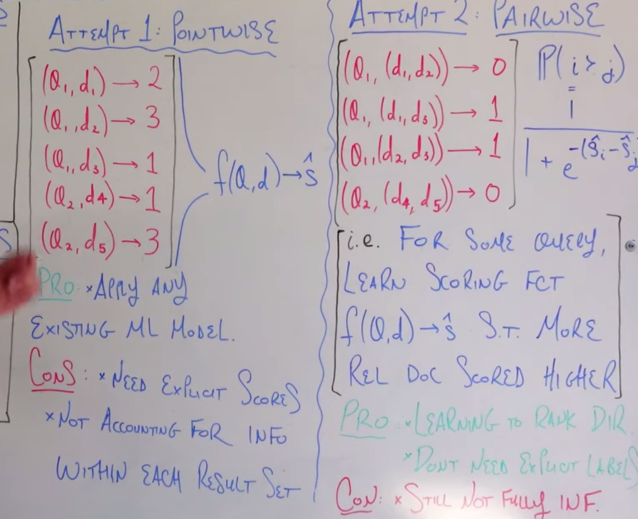
#> input picture learn_to_rank/ltr_rank.png, 1276 x 1038 px, given in place of stadium.png, which was not available (shown at 1/2 size)
$ jupyter execute --allow-errors augmentation.ipynb   (shell and % lines are left out)   (text cells are left out)
#> lines starting #> are read from the running program, lines starting #| are printed output that depends on the picture; pictures that were not available may be replaced by others from this repository, and a replacement may not be noted
[cell 1]
from skimage.exposure import rescale_intensity
import numpy as np
import argparse
import cv2
import matplotlib.pyplot as plt

[cell 2]
def get_image(file_name):

    """Get Image"""
#> called with file_name = '../sources/stadium.png'

    image = cv2.imread('{}'.format(file_name))
#> image is the input picture: shape (1038, 1276, 3); mean B, G, R 181.2, 175, 182.3
    gray_scale = cv2.cvtColor(image, cv2.COLOR_BGR2GRAY)
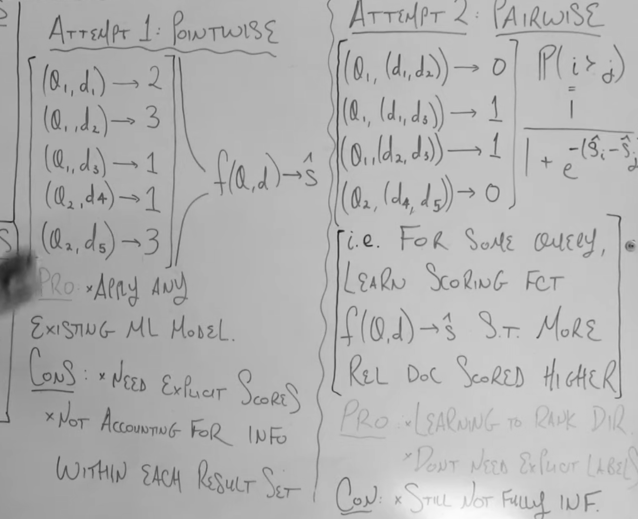
#> gray_scale: shape (1038, 1276) (shown at 1/2 size); min 17, max 252, mean 177.9
    return(gray_scale)

if __name__ == '__main__':

    fname = '../sources/stadium.png'
    img_original = get_image(fname)

[cell 3]
plt.figure(figsize=(15,8))
plt.imshow(img_original,cmap='gray')
plt.title('Original Image',fontsize=18,y=1.02)

[cell 4]
def convolve(image, kernel):

    """ Convolution Filter"""

    #Get Dimensions of Image (Height and Width)
    (iH, iW) = image.shape[:2]
#> iH = 1038; iW = 1276

    #Get Dimensions of Kernel (Height and Width)
    (kH, kW) = kernel.shape[:2]

    #Kernel is odd value -- compute padding width
    pad = int((kW - 1) / 2)

    #Replicate Borders
    image = cv2.copyMakeBorder(image, pad, pad, pad, pad, cv2.BORDER_REPLICATE)
#> image: shape (1040, 1278)

    #Setup Empty image shape
    output = np.zeros((iH, iW), dtype="float32")

    for y in np.arange(pad, iH + pad):
        for x in np.arange(pad, iW + pad):
            r = image[y - pad:y + pad + 1, x - pad:x + pad + 1]
            k = (r * kernel).sum()
            output[y - pad, x - pad] = k
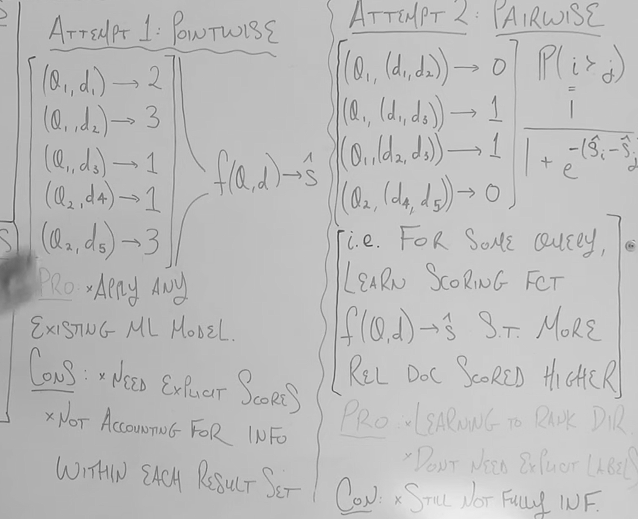
#> output: shape (1038, 1276) float32 (shown at 1/2 size); min -113, max 280, mean 177.9; drawn with min black and max white

    output = rescale_intensity(output, in_range=(0, 255))
    output = (output * 255).astype("uint8")
    return output

def get_visualization(original,filt):

    """ Return Contrast Visualization between original and filter image """

    fig = plt.figure(figsize=(12,8))
    layout =(1,2)

    ax_orig = plt.subplot2grid(layout,(0,0))
    ax_filt = plt.subplot2grid(layout,(0,1))

    ax_orig.imshow(original,cmap='gray')
    ax_filt.imshow(filt,cmap='gray')

    ax_orig.set_title('Original Filter',fontsize=16,y=1.02)
    ax_filt.set_title('Convolution Filter',fontsize=16,y=1.02)

[cell 5]
def blurr_filterl(size=11):

    """
    Filter to Blurr Image -- Note: The larger the kernel size is. the more the image will be blurred
    """

    f = np.ones((size,size),dtype="float") * (1.0 / (size*size))
    return(f)

#Blur Filter
#> (the rest of this cell did not finish here and is left out)

[cell 6]
def sharpen_filter(size=11):

    """
    Filter to Sharpen Image -- Note: The larger the kernel size is. the more the image will be blurred
    """

    f = np.array((
                        [0, -1, 0],
                        [-1, 5, -1],
                        [0, -1, 0]), dtype="int")
    return(f)

#Sharpen Filter
f= sharpen_filter()

img_sharp = convolve(img_original,f)
get_visualization(img_original,img_sharp)
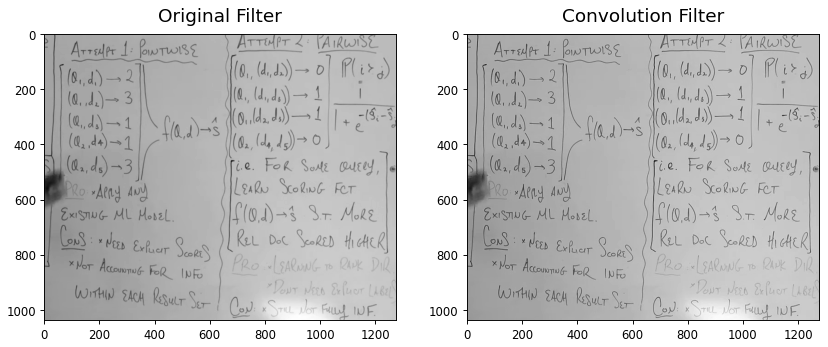
#> figure drawn by matplotlib, 2 panels

[cell 7]
kernel = np.array((
                [0, 1, 0],
                [1, -3, 1],
                [0, 1, 0]), dtype="int")

img_k = cv2.filter2D(img_original, -1, kernel)
get_visualization(img_original,img_k)
